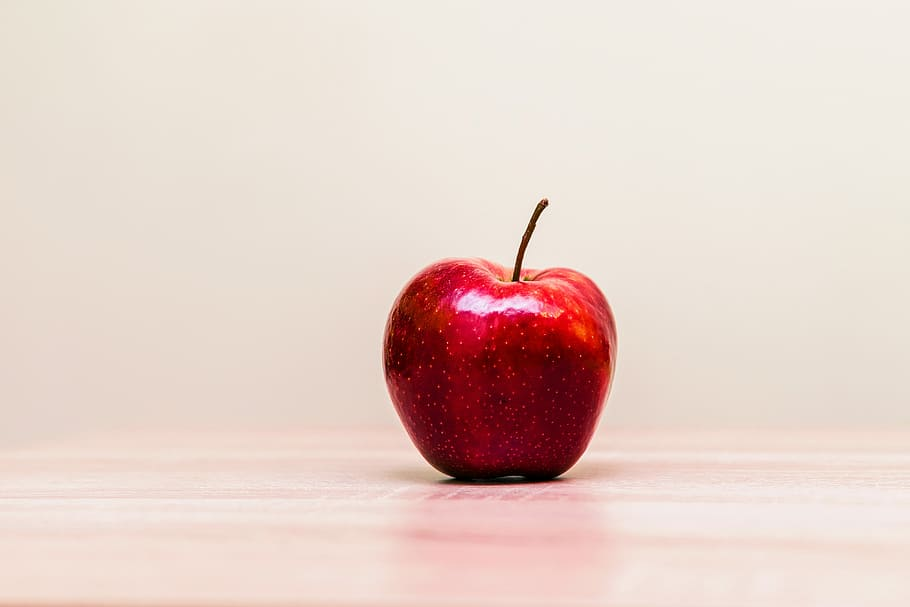
#> input picture images/original/apple.jpeg, 910 x 607 px
$ python edge_detection.py   (older library calls are emulated)
#> lines starting #> are read from the running program, lines starting #| are printed output that depends on the picture; after the words box and inside, x2 and y2 are one past the last pixel; in counts of white or black regions, pixels touching at a corner belong together
import cv2
import numpy as np
import os
import matplotlib.pyplot as plt

# --- Constants ---
INPUT_PATH = 'images/original/apple.jpeg'
OUTPUT_BASE = 'images/output/'
OUTPUT_DIR = {
    "sobel": os.path.join(OUTPUT_BASE, "edge_sobel/"),
    "canny": os.path.join(OUTPUT_BASE, "edge_canny/"),
    "laplacian": os.path.join(OUTPUT_BASE, "edge_laplacian/")
}


def ensure_directories(directories):
    """Create directories if they don't already exist."""
    for path in directories.values():
        os.makedirs(path, exist_ok=True)


def load_and_preprocess_image(path):
    """Load an image and return both grayscale and blurred versions."""
#> called with path = 'images/original/apple.jpeg'
    img = cv2.imread(path)
#> img is the input picture: shape (607, 910, 3); mean B, G, R 200.3, 208.2, 229.3
    gray = cv2.cvtColor(img, cv2.COLOR_BGR2GRAY)
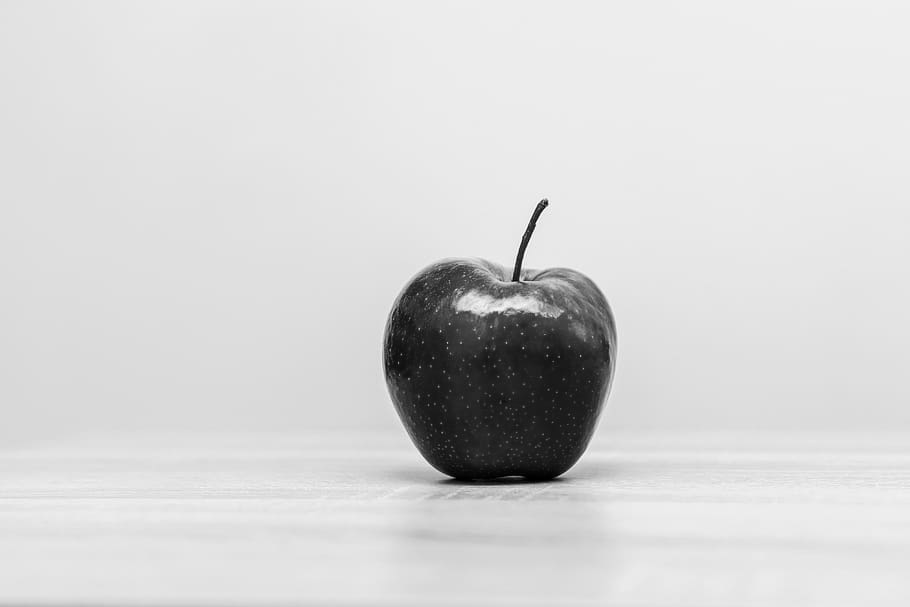
#> gray: shape (607, 910); min 0, max 253, mean 213.6
    blurred = cv2.GaussianBlur(gray, (5, 5), 0)
    return img, gray, blurred


def detect_edges(blurred_img):
    """Perform Sobel, Laplacian, and Canny edge detection."""
    # Sobel
    sobelx = cv2.Sobel(blurred_img, cv2.CV_64F, 1, 0, ksize=3)
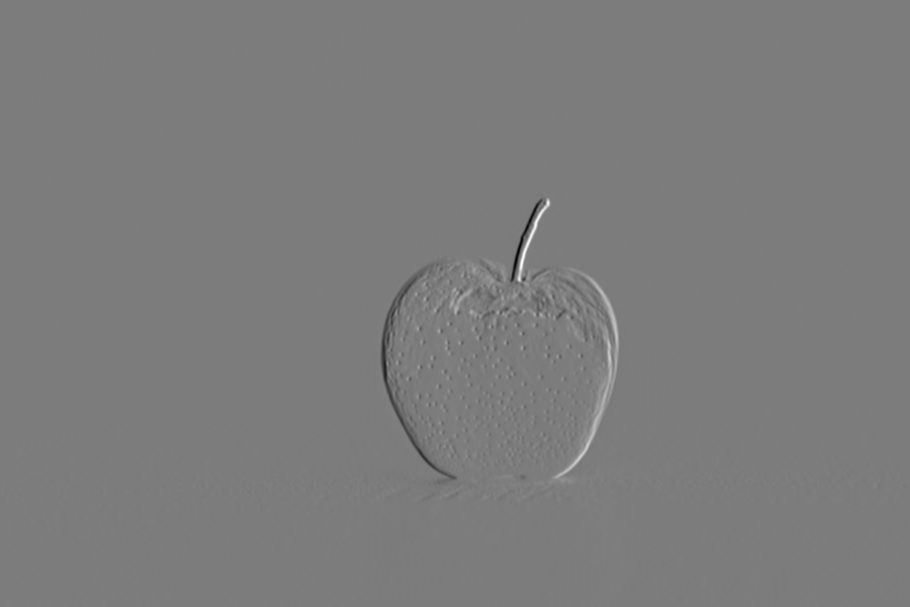
#> sobelx: shape (607, 910) float64; min -479, max 502, mean 0.1; drawn with min black and max white
    sobely = cv2.Sobel(blurred_img, cv2.CV_64F, 0, 1, ksize=3)
    sobel_combined = cv2.magnitude(sobelx, sobely)
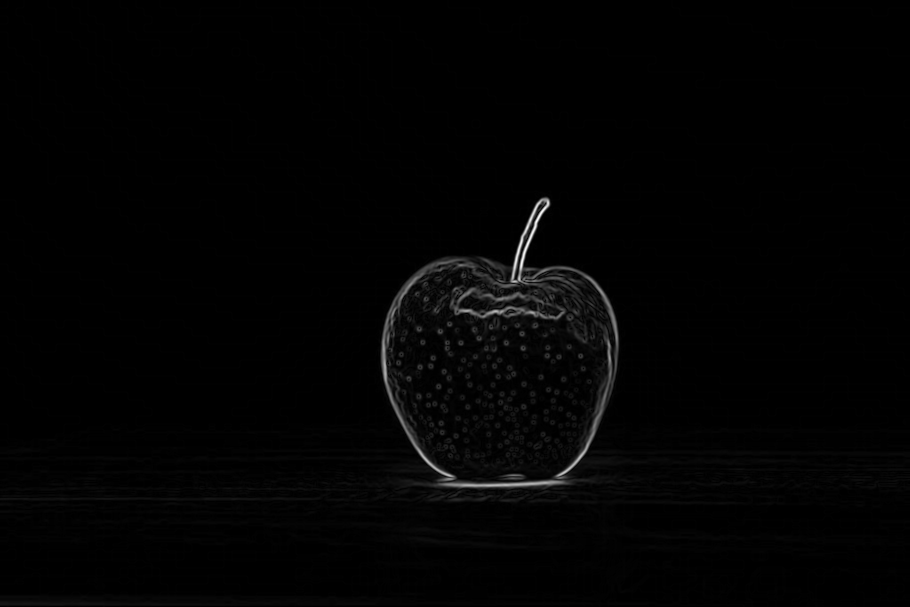
#> sobel_combined: shape (607, 910) float64; min 0, max 521.9, mean 6.2; drawn with min black and max white

    # Laplacian
    laplacian = cv2.Laplacian(blurred_img, cv2.CV_64F)
    laplacian = np.uint8(np.absolute(laplacian))
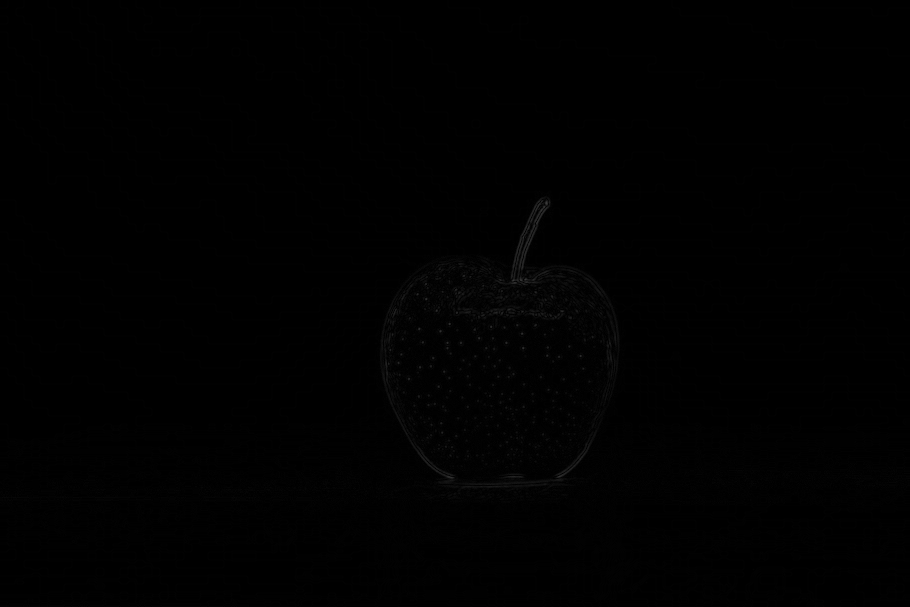
#> laplacian: shape (607, 910); min 0, max 58, mean 0.7

    # Canny
    canny_edges = cv2.Canny(blurred_img, 50, 150)
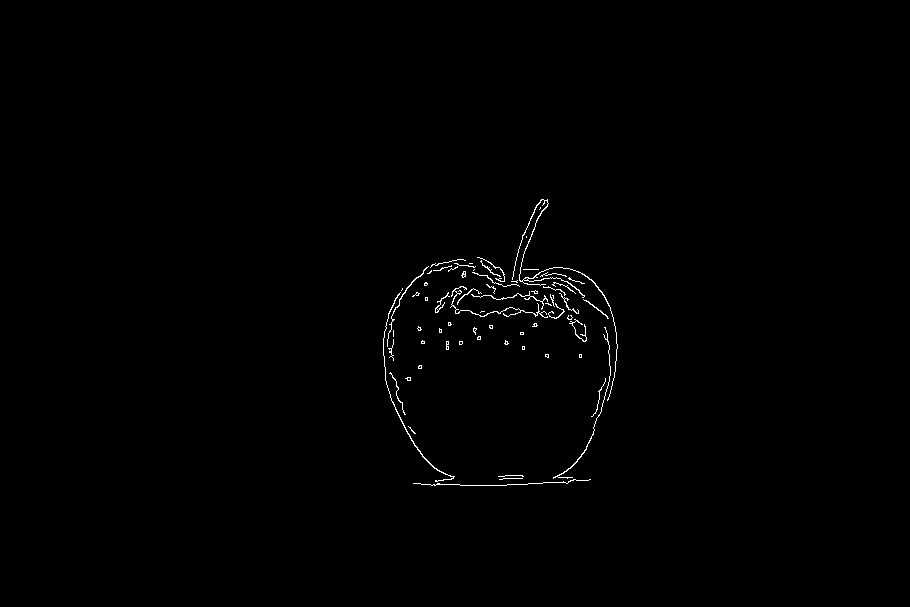
#> canny_edges: shape (607, 910); 0.54% white in thin lines or dots, all inside (x1, y1, x2, y2) = (383, 199, 618, 486)

    return sobel_combined, laplacian, canny_edges


def save_results(results, output_dirs):
    """Save edge detection results to corresponding folders."""
    cv2.imwrite(os.path.join(output_dirs["sobel"], 'sobel_edges.jpg'), results["sobel"])
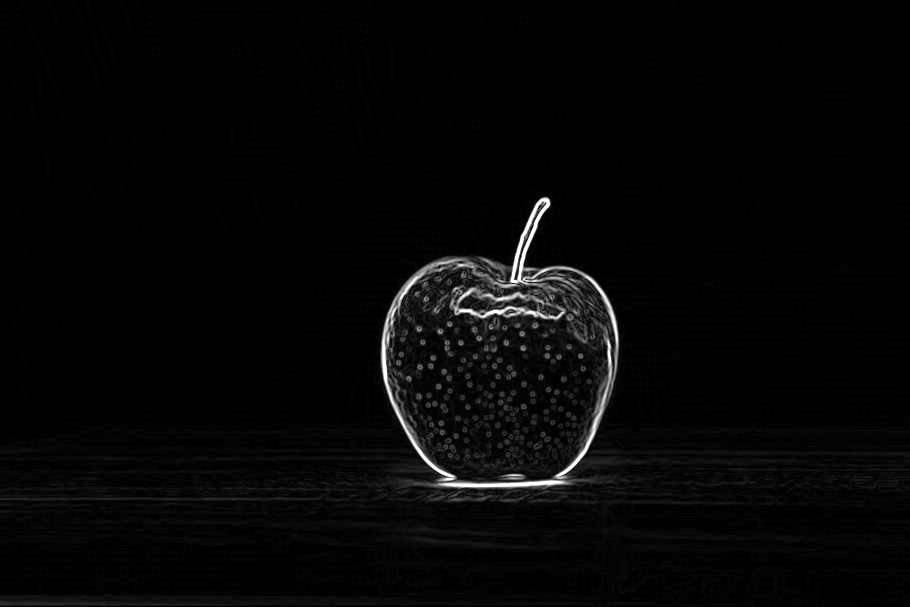
#> saved as sobel_edges.jpg: shape (607, 910); min 0, max 255, mean 6
    cv2.imwrite(os.path.join(output_dirs["laplacian"], 'laplacian_edges.jpg'), results["laplacian"])
    cv2.imwrite(os.path.join(output_dirs["canny"], 'canny_edges.jpg'), results["canny"])


def plot_results(gray, blurred, edges):
    """Display grayscale, blurred, and edge-detected images using Matplotlib."""
    titles = ["Grayscale Image", "Gaussian Blurred", "Sobel Edge Detection",
              "Canny Edge Detection", "Laplacian Edge Detection"]
    images = [gray, blurred, edges["sobel"], edges["canny"], edges["laplacian"]]

    fig, axes = plt.subplots(1, 5, figsize=(20, 5))
    for ax, img, title in zip(axes, images, titles):
        ax.imshow(img, cmap="gray")
        ax.set_title(title)
        ax.axis("off")
#> this loop made 5 passes
#> title on passes 1 to 5: 'Grayscale Image', 'Gaussian Blurred', 'Sobel Edge Detection', 'Canny Edge Detection', 'Laplacian Edge Detection'
    plt.tight_layout()
    plt.show()


def main():
    ensure_directories(OUTPUT_DIR)

    _, gray, blurred = load_and_preprocess_image(INPUT_PATH)
    sobel, laplacian, canny = detect_edges(blurred)

    edges = {
        "sobel": sobel,
        "laplacian": laplacian,
        "canny": canny
    }

    save_results(edges, OUTPUT_DIR)
    plot_results(gray, blurred, edges)


if __name__ == "__main__":
    main()
